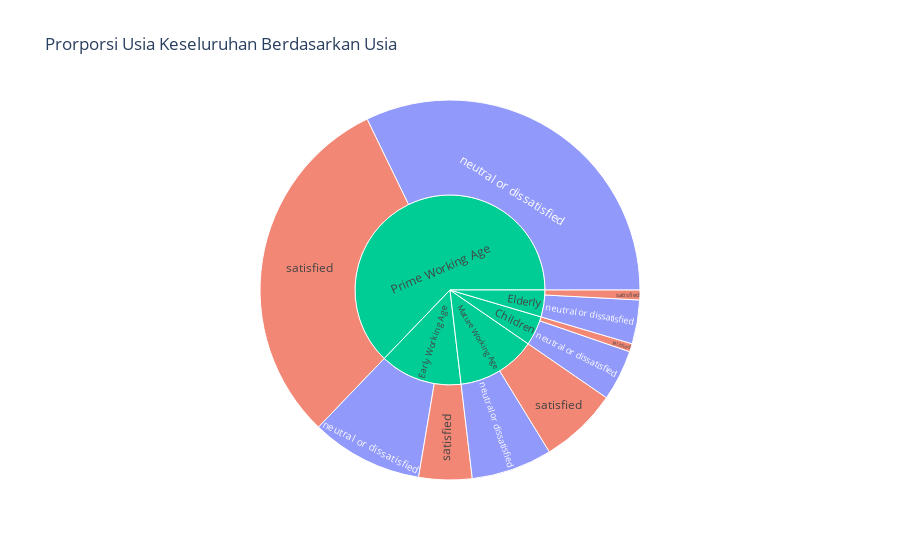

Notebook source saved alongside this figure:
### Code cell
# Visualisasi proporsi berdasarkan umur secara keseluruhan
fig=px.sunburst(usia,path=['KategoriUsia','satisfaction'],color='satisfaction', title=f' Prorporsi Usia Keseluruhan Berdasarkan Usia')
fig.show()

# Visualisasi proporsi berdasarkan umur per kategori
plt.style.use('seaborn')
ct=pd.crosstab(usia['KategoriUsia'],usia['satisfaction'],normalize='index').sort_index()
ct.plot(kind='bar', stacked=True)
plt.title('Prorporsi Usia Keseluruhan Berdasarkan Usia', fontsize=16)
plt.ylabel('Prop')

### Figure 1 — Plotly figure (JSON) as saved in the notebook; plotly's stock layout.template omitted (floating-point values rounded to 4 significant figures)
{"data": [{"branchvalues": "total", "customdata": [["neutral or dissatisfied"], ["neutral or dissatisfied"], ["neutral or dissatisfied"], ["satisfied"], ["satisfied"], ["satisfied"], ["satisfied"], ["(?)"], ["(?)"], ["(?)"], ["(?)"], ["neutral or dissatisfied"], ["neutral or dissatisfied"], ["satisfied"], ["(?)"]], "domain": {"x": [0, 1], "y": [0, 1]}, "hovertemplate": "labels=%{label}<br>count=%{value}<br>parent=%{parent}<br>id=%{id}<br>satisfaction=%{customdata[0]}<extra></extra>", "ids": ["Children/neutral or dissatisfied", "Early Working Age/neutral or dissatisfied", "Mature Working Age/neutral or dissatisfied", "Children/satisfied", "Early Working Age/satisfied", "Mature Working Age/satisfied", "Prime Working Age/satisfied", "Children", "Early Working Age", "Elderly", "Prime Working Age", "Elderly/neutral or dissatisfied", "Prime Working Age/neutral or dissatisfied", "Elderly/satisfied", "Mature Working Age"], "labels": ["neutral or dissatisfied", "neutral or dissatisfied", "neutral or dissatisfied", "satisfied", "satisfied", "satisfied", "satisfied", "Children", "Early Working Age", "Elderly", "Prime Working Age", "neutral or dissatisfied", "neutral or dissatisfied", "satisfied", "Mature Working Age"], "marker": {"colors": ["#636efa", "#636efa", "#636efa", "#EF553B", "#EF553B", "#EF553B", "#EF553B", "#00cc96", "#00cc96", "#00cc96", "#00cc96", "#636efa", "#636efa", "#EF553B", "#00cc96"]}, "name": "", "parents": ["Children", "Early Working Age", "Mature Working Age", "Children", "Early Working Age", "Mature Working Age", "Prime Working Age", "", "", "", "", "Elderly", "Prime Working Age", "Elderly", ""], "type": "sunburst", "values": [4487, 9861, 7138, 721, 4687, 6879, 31742, 5208, 14548, 4733, 65088, 3865, 33346, 868, 14017]}], "layout": {"legend": {"tracegroupgap": 0}, "title": {"text": " Prorporsi Usia Keseluruhan Berdasarkan Usia"}}}
